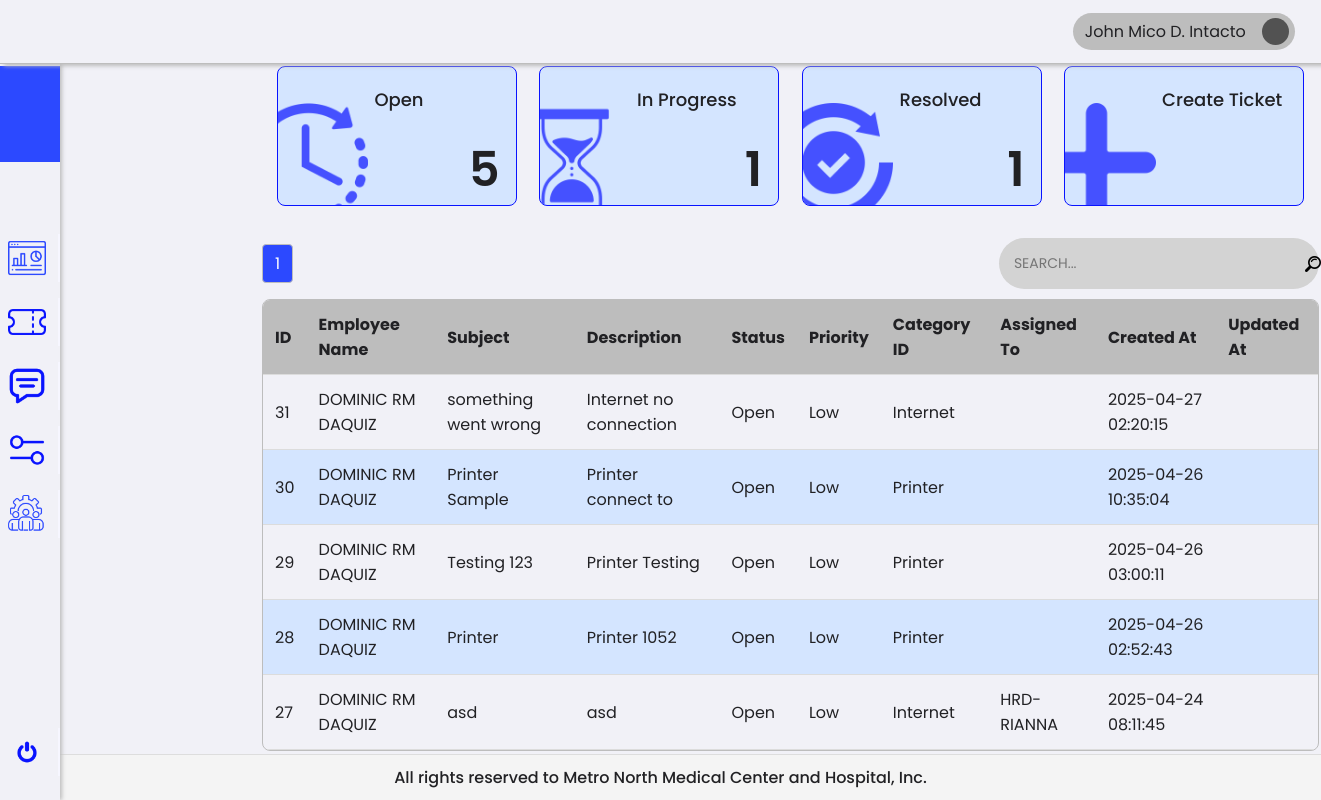
The page /1/superAdmin/ticket.php (signed in) on the database as committed earlier.
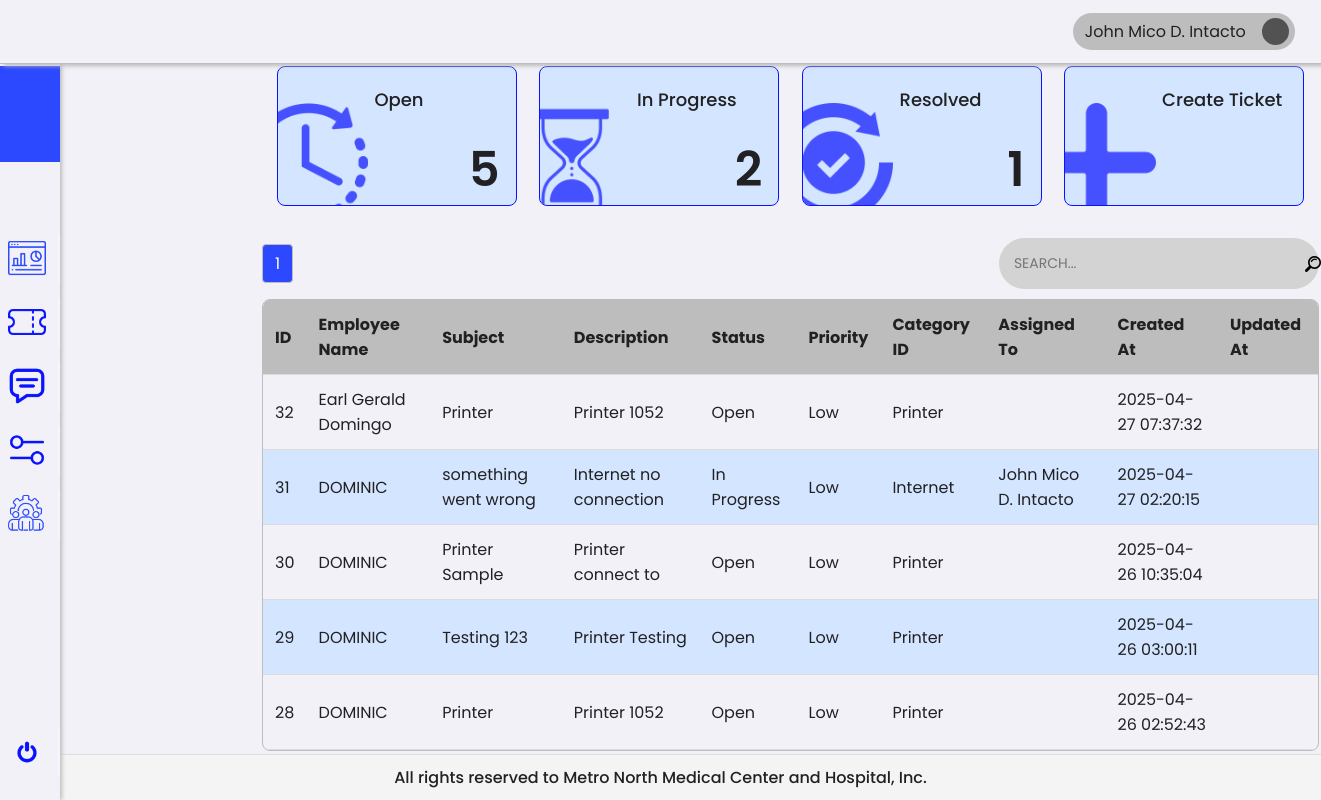
The same page on the database as committed later.
### tables this page shows
CREATE TABLE `tickets` (
  `id` int(11) NOT NULL,
  `employee_id` int(11) NOT NULL,
  `subject` varchar(255) NOT NULL,
  `description` text NOT NULL,
  `status` enum('Open','In Progress','Resolved','Closed') DEFAULT 'Open',
  `priority` enum('Low','Medium','High') DEFAULT 'Low',
  `category_id` int(11) NOT NULL,
  `assigned_to` int(11) DEFAULT NULL,
  `created_at` timestamp NOT NULL DEFAULT current_timestamp(),
  `start_at` timestamp NULL DEFAULT NULL,
  `updated_at` timestamp NULL DEFAULT NULL,
  `leave_type_id` int(11) DEFAULT NULL,
  `leave_request_id` int(11) DEFAULT NULL
);

CREATE TABLE `users` (
  `id` int(11) NOT NULL,
  `name` varchar(255) NOT NULL,
  `email` varchar(255) NOT NULL,
  `password` varchar(255) NOT NULL,
  `role` enum('Employee','HR','HR HEAD','Admin') NOT NULL,
  `department` varchar(255) DEFAULT NULL,
  `status` enum('Active','Inactive') NOT NULL,
  `created_at` timestamp NOT NULL DEFAULT current_timestamp()
);

CREATE TABLE `categories` (
  `id` int(11) NOT NULL,
  `name` varchar(255) NOT NULL
);

### 0/includes/platesCount.php (called while the page is built, shortened)
<?php
try {
    require 'db.php';
    $statusCounts = [
        'Open' => 0,
        'In Progress' => 0,
        'Resolved' => 0
    ];
    $sql = "SELECT status, COUNT(*) AS count FROM tickets WHERE status IN ('Open', 'In Progress', 'Resolved') GROUP BY status";
    $stmt = $pdo->query($sql);
    $results = $stmt->fetchAll(PDO::FETCH_ASSOC);
    foreach ($results as $row) {
        $statusCounts[$row['status']] = $row['count'];
    }
} catch (PDOException $e) {
    die("Database connection failed: " . $e->getMessage());
}

### 0/includes/adminTableQuery.php (called while the page is built, shortened)
<?php
try {
    require 'db.php';
    require 'platesCount.php';
    $limit = 10;
    $page = isset($_GET['page']) && is_numeric($_GET['page']) ? (int)$_GET['page'] : 1;
    $countSql = "SELECT COUNT(*) FROM tickets";
    $stmt = $pdo->query($countSql);
    $totalRecords = $stmt->fetchColumn();
    $totalPages = ceil($totalRecords / $limit);
    $sql = "SELECT
                t.id,
                e.name AS employee_name,
                 e.department AS assigned_department,
                t.subject,
                t.description,
                t.status,
                t.priority,
                c.name AS category_name,
                a.name AS assigned_to_name,
                t.created_at,
                t.start_at,
                t.updated_at
            FROM tickets t
            LEFT JOIN users e ON t.employee_id = e.id
            LEFT JOIN users a ON t.assigned_to = a.id
            LEFT JOIN categories c ON t.category_id = c.id
            ORDER BY t.created_at DESC";
    $stmt = $pdo->prepare($sql);
    $stmt->execute();
    $tickets = $stmt->fetchAll(PDO::FETCH_ASSOC);
} catch (PDOException $e) {
    die("Database connection failed: " . $e->getMessage());
}

### 1/superAdmin/ticket.php (the view, shortened to what the changed rows need)
<?php
require_once '../../0/includes/employeeTicket.php';
require_once '../../0/includes/adminTableQuery.php';
?>
<!DOCTYPE html>
<html lang="en">
<head>
    <link rel="stylesheet" href="../../assets/css/framework.css">
</head>
<body>
    <div class="container">
        <div class="content">
            <div class="row plateRow">
                <div class="col plate" id="plate2" data-status="In Progress">
                    <div class="plateContent">
                        <div class="plateTitle">In Progress</div>
                        <div class="plateValue"><?= htmlspecialchars($statusCounts['In Progress']) ?></div>
                    </div>
                </div>
            </div>
            <div class="pagination-wrapper">
                <div class="pagination">
                    <?php for ($i = 1; $i <= $totalPages; $i++): ?>
                        <a href="?page=<?= $i ?>" class="<?= $i == $page ? 'active' : '' ?>"><?= $i ?></a>
                    <?php endfor; ?>
                </div>
            </div>
            <div class="tableContainer">
                <table id="ticketTable">
                    <thead>
                        <tr>
                            <th>ID <i class="fas fa-sort"></i></th>
                            <th>Employee Name <i class="fas fa-sort"></i></th>
                            <th>Subject <i class="fas fa-sort"></i></th>
                            <th>Description <i class="fas fa-sort"></i></th>
                            <th>Status <i class="fas fa-sort"></i></th>
                            <th>Priority <i class="fas fa-sort"></i></th>
                            <th>Category ID <i class="fas fa-sort"></i></th>
                            <th>Assigned To <i class="fas fa-sort"></i></th>
                            <th>Created At <i class="fas fa-sort"></i></th>
                            <th>Updated At <i class="fas fa-sort"></i></th>
                        </tr>
                    </thead>
                    <tbody>
                        <?php if (!empty($tickets)): ?>
                            <?php foreach ($tickets as $ticket): ?>
                                <tr data-status="<?= htmlspecialchars($ticket['status']) ?>">
                                    <td><?= htmlspecialchars($ticket['id']) ?></td>
                                    <td><?= htmlspecialchars($ticket['employee_name']) ?></td>
                                    <td><?= htmlspecialchars($ticket['subject']) ?></td>
                                    <td><?= htmlspecialchars($ticket['description']) ?></td>
                                    <td><?= htmlspecialchars($ticket['status']) ?></td>
                                    <td><?= htmlspecialchars($ticket['priority']) ?></td>
                                    <td><?= htmlspecialchars($ticket['category_name']) ?></td>
                                    <td><?= htmlspecialchars($ticket['assigned_to_name']) ?></td>
                                    <td><?= htmlspecialchars($ticket['created_at']) ?></td>
                                    <td><?= htmlspecialchars($ticket['updated_at']) ?></td>
                                </tr>
                            <?php endforeach; ?>
                        <?php else: ?>
                            <tr>
                                <td colspan="10" style="text-align: center;">No tickets found</td>
                            </tr>
                        <?php endif; ?>
                    </tbody>
                </table>
            </div>
        </div>
    </div>
</body>
</html>

Rows that differ between the two databases and show on the page:
no longer on this page (row unchanged): tickets: id "27", employee.name "DOMINIC RM DAQUIZ", subject "asd", description "asd", status "Open", priority "Low", category.name "Internet", assigned_to.name "HRD-RIANNA", created_at "2025-04-24 08:11:45"
added tickets: id "32", employee.name "Earl Gerald Domingo", subject "Printer", description "Printer 1052", status "Open", priority "Low", category.name "Printer", created_at "2025-04-27 07:37:32"
changed tickets "something went wrong": employee.name "DOMINIC RM DAQUIZ" → "DOMINIC"; status "Open" → "In Progress"; assigned_to.name (not shown) → "John Mico D. Intacto"
changed through a linked row, tickets "Printer Sample": employee.name "DOMINIC RM DAQUIZ" → "DOMINIC"
changed through a linked row, tickets "Testing 123": employee.name "DOMINIC RM DAQUIZ" → "DOMINIC"
changed through a linked row, tickets id 28: employee.name "DOMINIC RM DAQUIZ" → "DOMINIC"
Other text that changed with them:
$statusCounts['In Progress']: "1" → "2"
